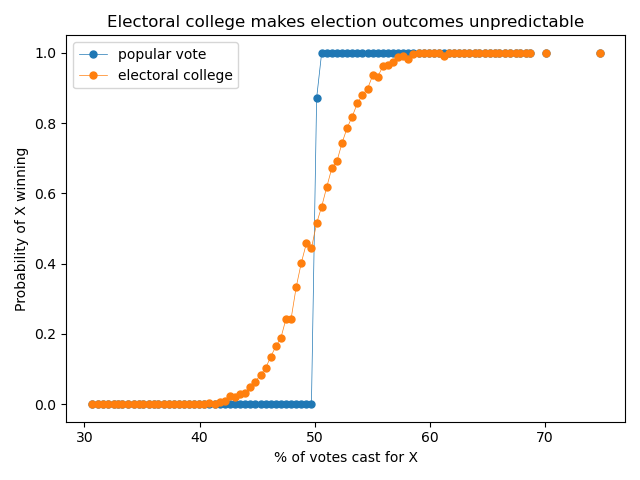

This chart was generated by the following Python code:
import pandas as pd
import numpy as np
data = pd.read_csv("federalelections.csv", thousands=',',
                   header=None, index_col=0, names=('pop', 'ec'))

# Random simulation, based on real data from the 2016 US presidential election
results = []
for i in range(25000):
    data.loc[:, 'support'] = np.random.uniform(size=data.shape[0])
    voters = (data['pop'] * data['support']).sum() / data['pop'].sum()
    won_popular = int(voters > 0.5)
    won_college = int(data[data['support'] > 0.5]['ec'].sum()
                      / data['ec'].sum() > 0.5)
    results.append((voters, won_popular, won_college))

results = pd.DataFrame(results)
results.columns = 'votes', 'popular vote', 'electoral college'
results['votes'] *= 100
grouper = results.groupby(pd.cut(results['votes'], 100))

# Pplot the results
grouper.mean().set_index('votes').plot(style='-o', ms=5, lw=0.5)
plt.ylabel('Probability of X winning')
plt.xlabel('% of votes cast for X')
plt.title("Electoral college makes election outcomes unpredictable")
plt.tight_layout()
plt.savefig("college.png")
plt.show()
